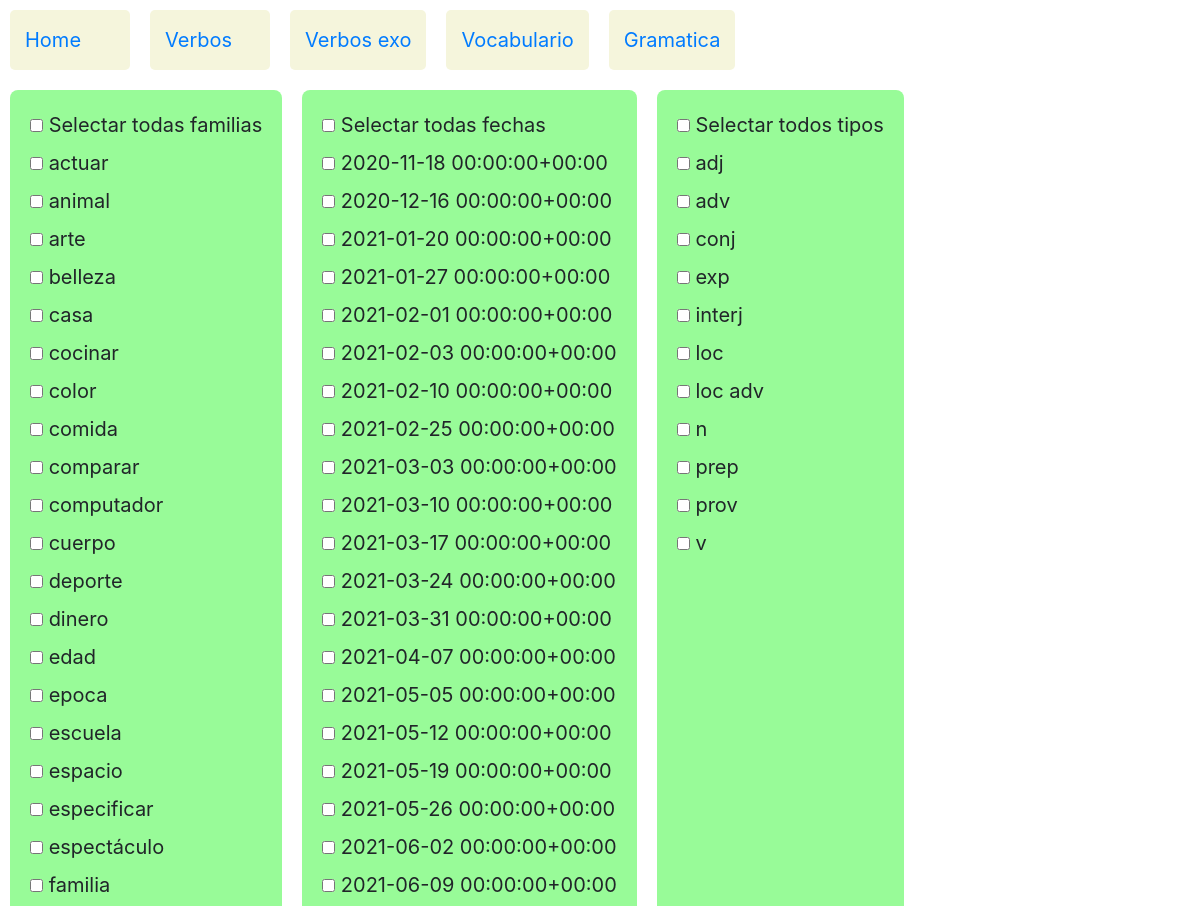
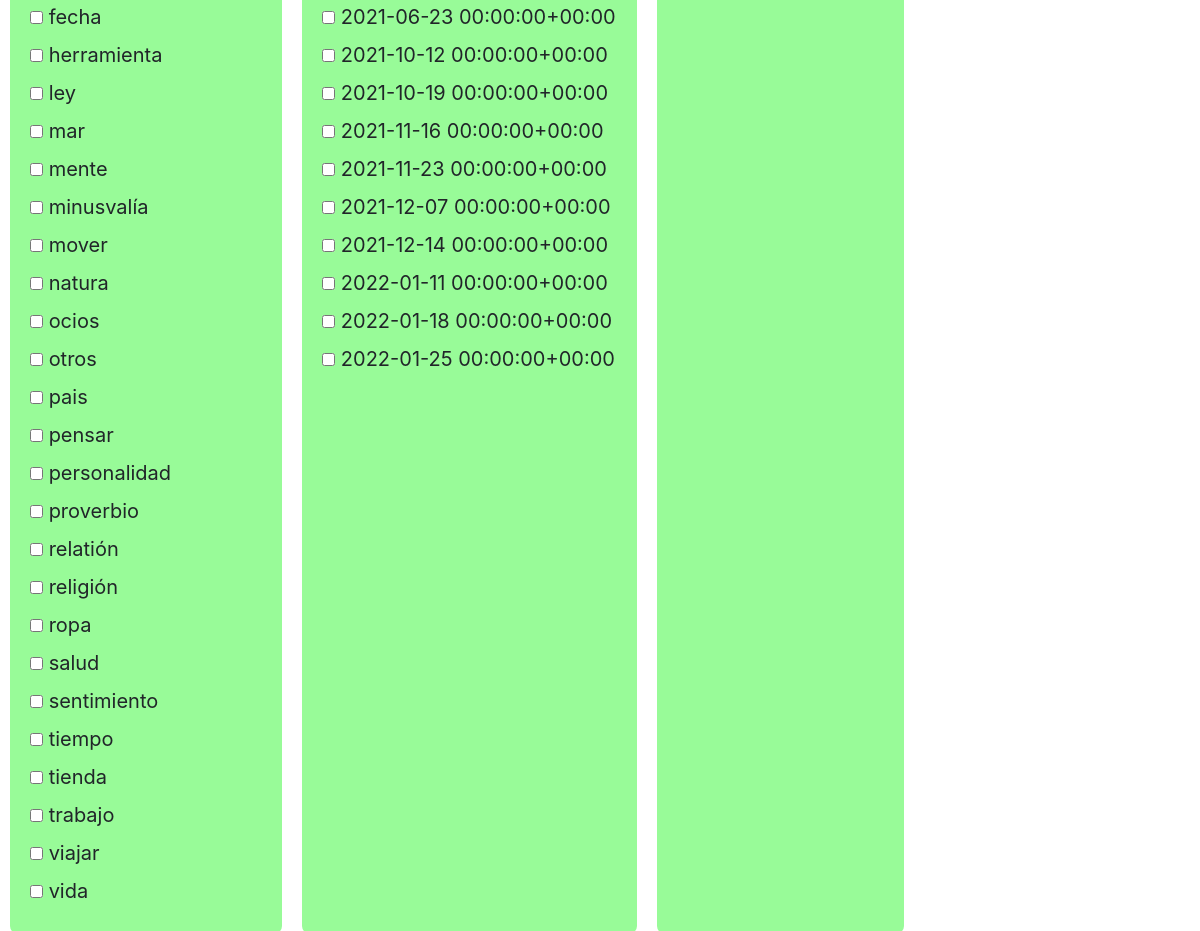
Page /verbos/palabra/ on the earlier database version (2 pictures, top to bottom).
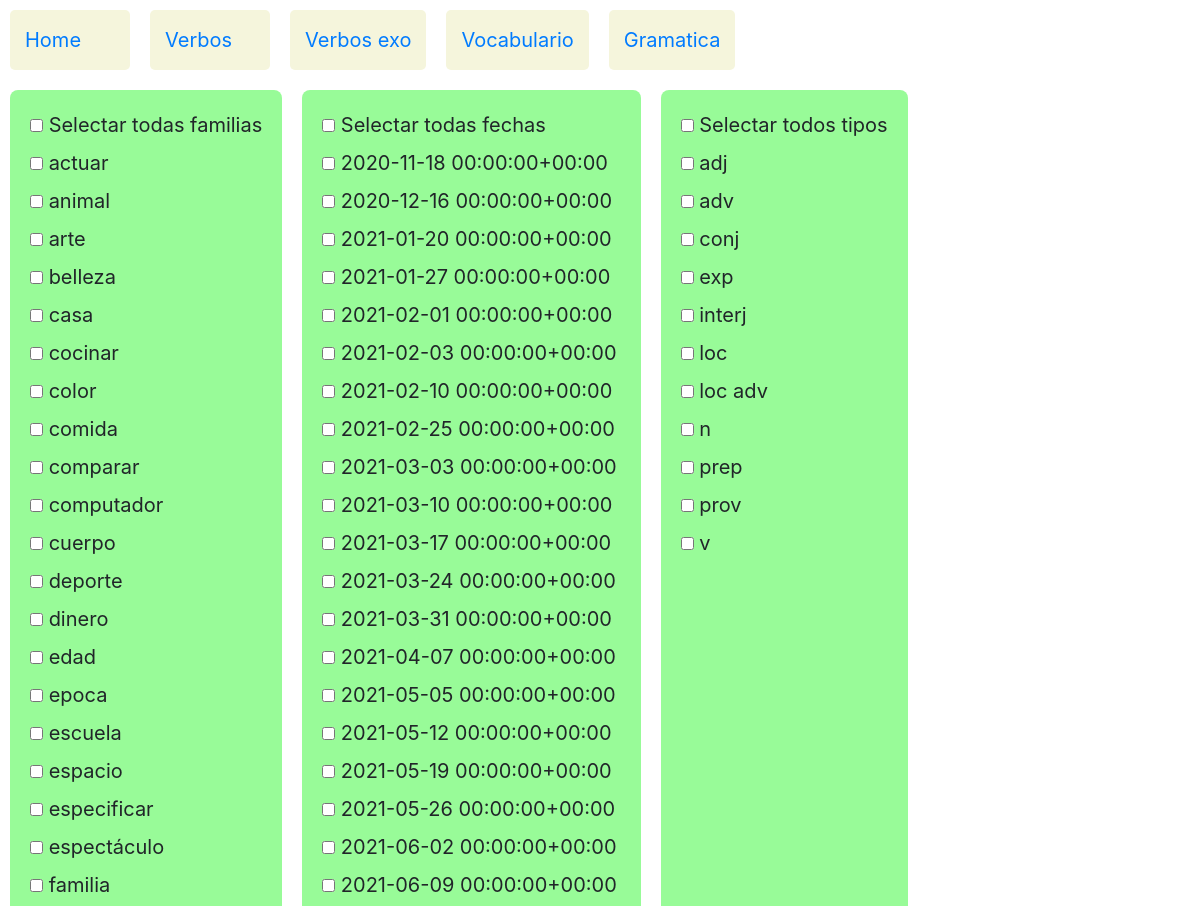
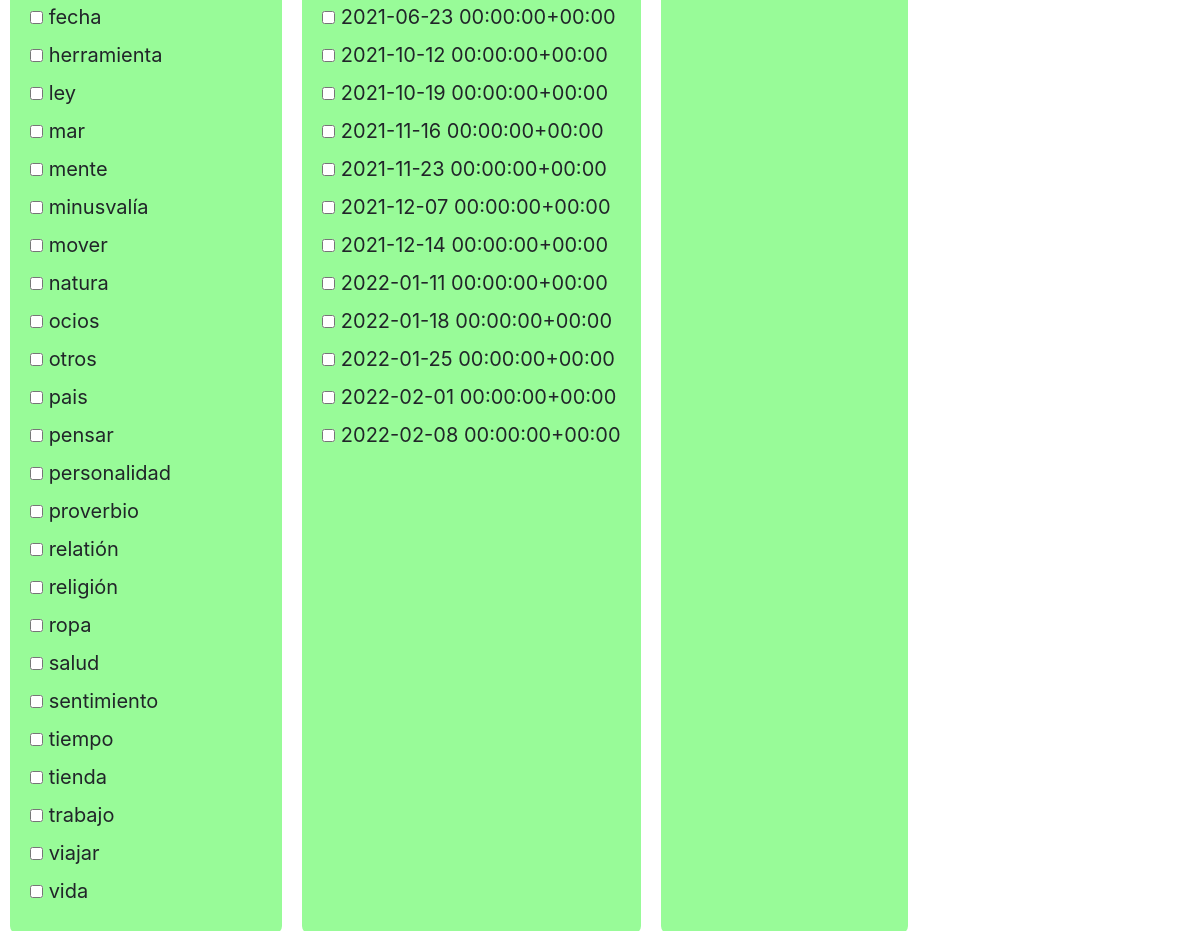
Same page on the later database version (2 pictures, top to bottom).
### verbos/models.py (models this page shows)
class Palabrafamilia(models.Model):
    palabrafamilia = models.CharField(max_length=30,null=True)
    palabrafamiliaseq=models.IntegerField(null=True)
    def __str__(self):
        return self.palabrafamilia

class Palabrafecha(models.Model):
    palabrafecha = models.DateTimeField(null=True,default=date.today)
    def __str__(self):
        return str(self.palabrafecha)

class Palabratipo(models.Model):
    palabratipo = models.CharField(max_length=32,null=True)
    def __str__(self):
        return self.palabratipo

### verbos/views.py (the view)
# urls.py: path('palabra/',views.palabra,name='palabra'),
def palabra(request):
    familias  = Palabrafamilia.objects.all()
    tipos =     Palabratipo.objects.all()
    generos =   Palabragenero.objects.all()
    nivels =    Palabranivel.objects.all()
    fechas =    Palabrafecha.objects.all().order_by('palabrafecha')
    jsfamilias=jslist(familias)
    jsgeneros=jslist(generos)
    jsnivels=jslist(nivels)
    context= {
            "familias" : familias,
            "tipos" : tipos,
            "generos" : generos,
            "nivels" : nivels ,
            "fechas" : fechas,
        }
    return render(request,"verbos/palabra.html",context)

### verbos/views.py (called while the page is built)
def jslist(myqueryset):
    jstname=myqueryset.model.__name__
    jstlst=[]
    for item in myqueryset:
        jstlst.append([jstname,item.id])
    return jstlst

### verbos/templates/verbos/palabra.html (shortened to what this page needs)
{% extends 'verbos/layout.html' %}
{% block body1 %}
	<form action= "{% url 'palabras' id1='10' id2='20' %}"  method ="post">
	<div id="container" >
		<div>
			<input type="checkbox" data-type="familia" id="familia" name="checktodos" >
			<label for="familia"> Selectar todas familias </label>
			<br>
			{% for familia in familias %}
			<input type="checkbox" id="Familia-{{familia.id}}"  name="familia"  data-storage="true" >
			<label for="Familia-{{familia.id}}"> {{familia}}   </label>
			<br>
			{% endfor %}
		</div>
		<div>
			<input type="checkbox" data-type="fecha" id="fechas" name="checktodos" >
			<label for="fecha"> Selectar todas fechas </label>
			<br>
			{% for fecha in fechas %}
			<input type="checkbox" id="Fecha-{{fecha.id}}"  name="fecha"  data-storage="true" >
			<label for="Fecha-{{fecha.id}}"> {{fecha}}   </label>
			<br>
			{% endfor %}
		</div>
		<div>
			<input type="checkbox" data-type="tipo" id="tipos" name="checktodos" >
			<label for="fecha"> Selectar todos tipos </label>
			<br>
			{% for tipo  in tipos  %}
			<input type="checkbox" id="Tipo-{{tipo.id}}"  name="tipo"  data-storage="true" >
			<label for="Tipo-{{tipo.id}}"> {{tipo}}   </label>
			<br>
			{% endfor %}
		</div>
	</div>
	</form>
{% endblock %}

Differences in the rows shown:
added Palabrafecha: palabrafecha "2022-02-01 00:00:00+00:00"
added Palabrafecha: palabrafecha "2022-02-08 00:00:00+00:00"
